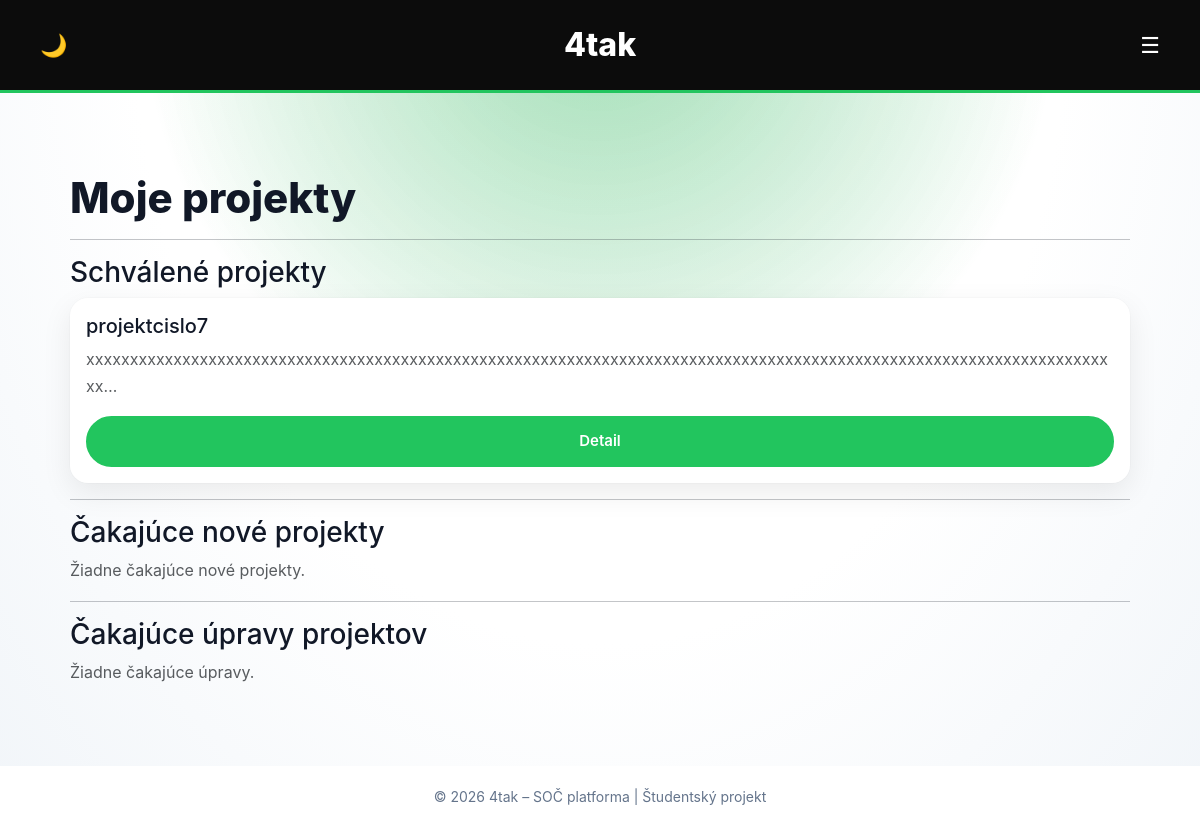
Page /my-projects/ (signed in) on the committed database.
### projects/models.py (models this page shows, shortened)
class Project(models.Model):
    PROJECT_TYPE_CHOICES = [
        ('web', 'Webová aplikácia'),
        ('physical', 'Fyzická práca'),
    ]
    DIFFICULTY_CHOICES = [
        (1, 'Veľmi ľahká'),
        (2, 'Ľahká'),
        (3, 'Stredná'),
        (4, 'Ťažká'),
        (5, 'Veľmi ťažká'),
    ]
    CLASS_CHOICES = [
        ('4AT', '4AT'),
        ('4AS', '4AS'),
        ('4AM', '4AM'),
        ('4AI', '4AI'),
        ('4BI', '4BI'),
        ('4CI', '4CI'),
        ('4AE', '4AE'),
        ('3AT', '3AT'),
        ('3AS', '3AS'),
        ('3AM', '3AM'),
        ('3AI', '3AI'),
        ('3BI', '3BI'),
        ('3CI', '3CI'),
        ('3AE', '3AE'),
    ]
    mentor = models.ForeignKey(
        User,
        on_delete=models.SET_NULL,
        null=True,
        blank=True,
        related_name='mentored_projects'
    )
    title = models.CharField(max_length=200)
    functionality = models.TextField()
    project_type = models.CharField(
        max_length=10,
        choices=PROJECT_TYPE_CHOICES
    )
    difficulty = models.IntegerField(
    choices=DIFFICULTY_CHOICES
    )
    school_class = models.CharField(
        max_length=3,
        choices=CLASS_CHOICES,
        blank=True,
        null=True
    )
    image = models.ImageField(
        upload_to='projects/images/',
        blank=True,
        null=True
    )
    documentation_pdf = models.FileField(
        upload_to='projects/pdfs/',
        blank=True,
        null=True
    )
    video_url = models.URLField(blank=True, null=True)
    author = models.ForeignKey(User, on_delete=models.CASCADE)
    created_at = models.DateTimeField(auto_now_add=True)
    approved = models.BooleanField(default=False)

### projects/views.py (the view)
# urls.py: path('my-projects/', my_projects, name='my_projects'),
@login_required
def my_projects(request):
    approved_projects = Project.objects.filter(
        author=request.user,
        approved=True
    )
    pending_projects = Project.objects.filter(
        author=request.user,
        approved=False
    )
    pending_edits = ProjectEdit.objects.filter(
        author=request.user,
        approved=False
    )
    return render(request, 'projects/my_projects.html', {
        'approved_projects': approved_projects,
        'pending_projects': pending_projects,
        'pending_edits': pending_edits,
    })

### projects/templates/projects/my_projects.html (shortened to what this page needs)
{% extends "projects/base.html" %}
{% block content %}
<h1>Moje projekty</h1>
<hr>
<h3>Schválené projekty</h3>
{% if approved_projects %}
    {% for project in approved_projects %}
        <div class="card p-3 mb-3">
            <h5>{{ project.title }}</h5>
            <p class="text-muted">{{ project.functionality|truncatechars:120 }}</p>
            <a href="{% url 'project_detail' project.pk %}"
               class="btn btn-sm btn-primary">
                Detail
            </a>
        </div>
    {% endfor %}
{% else %}
    <p class="text-muted">Nemáš žiadne schválené projekty.</p>
{% endif %}
<hr>
<h3>Čakajúce nové projekty</h3>
{% if pending_projects %}
    {% for project in pending_projects %}
        <div class="card p-3 mb-3 border-warning">
            <h5>{{ project.title }}</h5>
            <p class="text-muted">
                Tento projekt čaká na schválenie administrátorom.
            </p>
            <span class="badge bg-warning text-dark">
                čaká na schválenie
            </span>
        </div>
    {% endfor %}
{% else %}
    <p class="text-muted">Žiadne čakajúce nové projekty.</p>
{% endif %}
<hr>
<h3>Čakajúce úpravy projektov</h3>
{% if pending_edits %}
    {% for edit in pending_edits %}
        <div class="card p-3 mb-3 border-warning">
            <h5>{{ edit.title }}</h5>
            <p class="text-muted">
                Úprava projektu: {{ edit.original_project.title }}
            </p>
            <span class="badge bg-warning text-dark">
                čaká na schválenie
            </span>
        </div>
    {% endfor %}
{% else %}
    <p class="text-muted">Žiadne čakajúce úpravy.</p>
{% endif %}
{% endblock %}

### projects/templates/projects/base.html (style rules this page uses)
:root { --bg-main: #f1f5f9; --bg-card: #ffffff; --bg-soft: #c4c5c9; --header-bg: #0c0c0c; --text-main: #111827; --text-muted: #4b5563; --green: #22c55e; --green-dark: #15803d; --glow-color: rgba(0, 158, 50, 0.299); --bg-grad-1: #ffffff; --bg-grad-2: #ffffff; }
body { margin: 0; font-family: "Inter", Arial, Helvetica, sans-serif; color: var(--text-main); z-index: 10; background: radial-gradient( circle at top, var(--glow-color), transparent 45% ), radial-gradient( ellipse at top, var(--bg-grad-1) 0%, var(--bg-grad-2) 55%, var(--bg-main) 100% ); background-attachment: fixed; transition: background 0.4s ease, color 0.3s ease; }
body { color: var(--text-main); }
p, span, li { color: var(--text-muted); }
h1, h2, h3, h4, h5 { color: var(--text-main); }
body::before { content: ""; position: fixed; inset: 0; pointer-events: none; z-index: -1; background: radial-gradient( circle at top, rgba(34, 197, 94, 0.12), transparent 45% ); }
* { transition: background-color 0.3s ease, color 0.2s ease, box-shadow 0.3s ease; }
h1 { font-size: 42px; font-weight: 800; margin-bottom: 12px; line-height: 1.2; }
p { line-height: 1.7; }
.card { background-color: var(--bg-card); border-radius: 18px; z-index: 10; padding: 32px; border: none; box-shadow: 0 10px 30px rgba(0,0,0,0.08); margin-bottom: 30px; transition: all 0.25s ease; }
.card p, .card span, .card small { color: var(--text-main); }
.btn, .btn-primary, .btn-outline-secondary, .btn-success, .btn-outline-success { display: inline-flex; align-items: center; justify-content: center; gap: 8px; padding: 12px 26px; border-radius: 999px; font-weight: 600; font-size: 15px; text-decoration: none; cursor: pointer; border: 2px solid transparent; transition: all 0.2s ease; }
.btn-green, .btn-primary, .btn-success { background-color: var(--green); color: white; border-color: var(--green); }
body::before { content: ""; position: fixed; inset: 0; pointer-events: none; z-index: 0; background: radial-gradient( circle at top, rgba(34, 197, 94, 0.12), transparent 45% ); }
.card, .feature { box-shadow: 0 10px 30px rgba(0,0,0,0.08), 0 0 0 1px rgba(0,0,0,0.02); }

### rows in the picture
Project: title "projektcislo7", functionality "xxxxxxxxxxxxxxxxxxxxxxxxxxxxxxxxxxxxxxxxxxxxxxxxxxxxxxxxxxxxxxxxxxxxxxxxxxxxxxxxxxxxxxxxxxxxxxxxxxxxxxxxxxxxxxxxxxxxxxx…"
